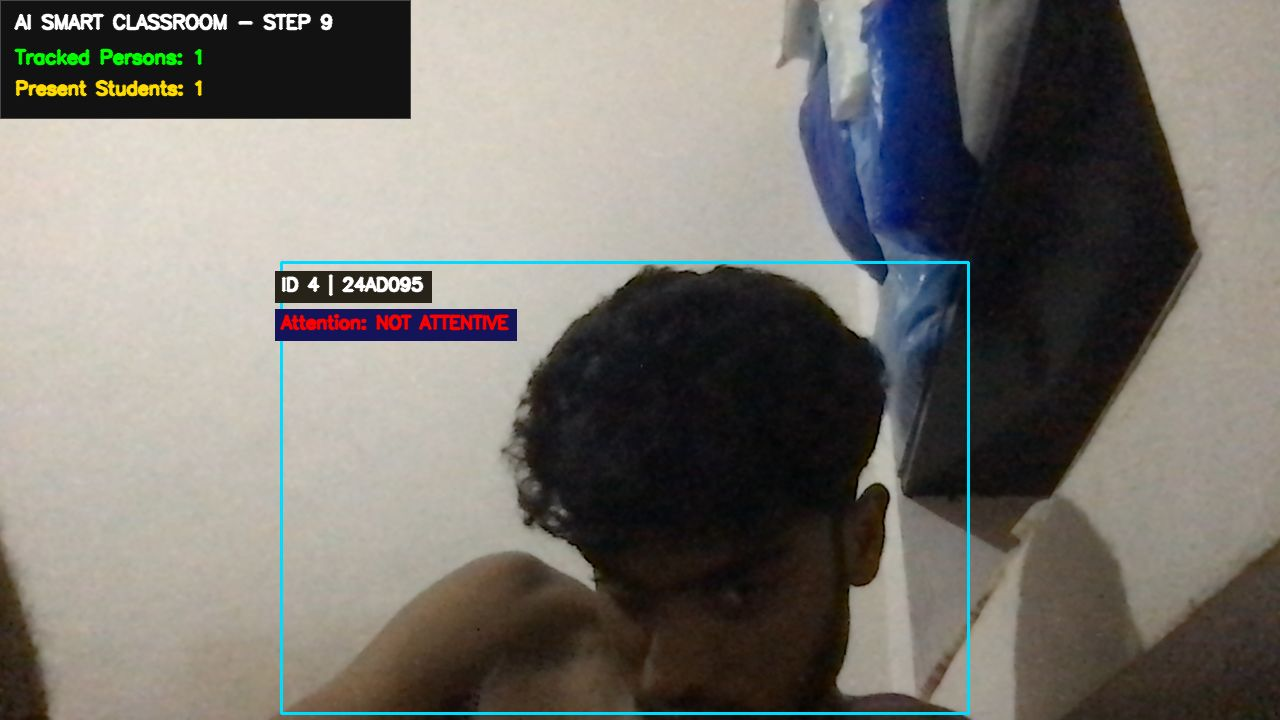
#> input picture dashboard/camera_latest.jpg, 1280 x 720 px; its folder holds only this picture in this run
$ python -i frame_inference_service.py   (imports and definitions only)
#> lines starting #> are read from the running program, lines starting #| are printed output that depends on the picture
### configs/settings.py
import os

from dotenv import load_dotenv

load_dotenv()


def get_required(name: str) -> str:
    value = os.getenv(name)

    if not value:
        raise RuntimeError(f"Required environment variable '{name}' is not set.")

    return value


def get_bool(name: str, default: bool = False) -> bool:
    value = os.getenv(name)

    if value is None:
        return default

    return value.lower() in {"1", "true", "yes", "on"}


# [7 lines left out: function get_float, not called in this run]


def get_int(name: str, default: int) -> int:
    value = os.getenv(name)

    if value is None:
        return default

    return int(value)


# [28 lines left out: functions get_bounded_int, get_bounded_float, not called in this run]


PROJECT_NAME = os.getenv(
    "PROJECT_NAME",
    "AI Smart Classroom Attention Monitoring",
)

PROJECT_VERSION = os.getenv(
    "PROJECT_VERSION",
    "1.0.0",
)

HOST = os.getenv(
    "HOST",
    "127.0.0.1",
)

PORT = get_int(
    "PORT",
    8000,
)

DEBUG = get_bool(
    "DEBUG",
    True,
)

DATABASE_URL = get_required(
    "DATABASE_URL",
)

CAMERA_SOURCE = os.getenv(
    "CAMERA_SOURCE",
    "0",
)

ATTENDANCE_THRESHOLD = get_float(
    "ATTENDANCE_THRESHOLD",
    0.70,
)

ATTENTION_THRESHOLD = get_float(
    "ATTENTION_THRESHOLD",
    0.60,
)

API_VERSION = os.getenv(
    "API_VERSION",
    "/api/v1",
)

YOLO_MODEL = os.getenv(
    "YOLO_MODEL",
    "yolov8m.pt",
)

CAMERA_INDEX = get_int(
    "CAMERA_INDEX",
    0,
)

FACE_RECOGNITION_THRESHOLD = get_float(
    "FACE_RECOGNITION_THRESHOLD",
    0.50,
)

DASHBOARD_UPDATE_INTERVAL = get_float(
    "DASHBOARD_UPDATE_INTERVAL",
    0.5,
)

DATABASE_ATTENTION_UPDATE_INTERVAL = get_float(
    "DATABASE_ATTENTION_UPDATE_INTERVAL",
    1.0,
)

ATTENTION_MINIMUM_SAMPLES = get_bounded_int(
    "ATTENTION_MINIMUM_SAMPLES",
    3,
    2,
    10,
)

ATTENTION_MINIMUM_DURATION_SECONDS = get_bounded_float(
    "ATTENTION_MINIMUM_DURATION_SECONDS",
    4.0,
    0.0,
    60.0,
)

FRAME_MAX_PAYLOAD_BYTES = get_bounded_int(
    "FRAME_MAX_PAYLOAD_BYTES",
    2 * 1024 * 1024,
    1024,
    10 * 1024 * 1024,
)

FRAME_MAX_WIDTH = get_bounded_int(
    "FRAME_MAX_WIDTH",
    1920,
    320,
    4096,
)

FRAME_MAX_HEIGHT = get_bounded_int(
    "FRAME_MAX_HEIGHT",
    1920,
    320,
    4096,
)

FRAME_MAX_PIXELS = get_bounded_int(
    "FRAME_MAX_PIXELS",
    2_073_600,
    102_400,
    16_777_216,
)

FRAME_MIN_INTERVAL_SECONDS = get_bounded_float(
    "FRAME_MIN_INTERVAL_SECONDS",
    1.5,
    0.25,
    60.0,
)

FRAME_INFERENCE_TIMEOUT_SECONDS = get_bounded_float(
    "FRAME_INFERENCE_TIMEOUT_SECONDS",
    30.0,
    1.0,
    300.0,
)

DASHBOARD_HOST = os.getenv(
    "DASHBOARD_HOST",
    "127.0.0.1",
)

DASHBOARD_PORT = get_int(
    "DASHBOARD_PORT",
    5050,
)

JWT_SECRET_KEY = get_required(
    "JWT_SECRET_KEY",
)

### ai/attention_fusion/fusion_engine.py
"""Standalone weighted fusion of classroom attention signals.

This module does not access cameras, models, persistence, dashboards, or the
live classroom pipeline. Missing signals are excluded instead of being treated
as negative or neutral observations.
"""

from __future__ import annotations

from dataclasses import dataclass, field
import math
from typing import Dict, Optional


@dataclass
class AttentionFusionResult:
    """Student-level result and the evidence used to calculate it.

    ``confidence`` describes configured signal-weight coverage, not calibrated
    model certainty. An unavailable result has no numeric attention score.
    """

    attention_state: str
    attention_score: Optional[float]
    confidence: float
    eye_state: str
    head_pose: str
    emotion: str
    phone_detected: Optional[bool]
    hand_raised: Optional[bool]
    signal_scores: Dict[str, float] = field(default_factory=dict)
    signal_weights: Dict[str, float] = field(default_factory=dict)
    reasons: list[str] = field(default_factory=list)


class AttentionFusionEngine:
    """Combine detector states into a weighted, explainable attention score."""

    VALID_EYE_STATES = {"OPEN", "CLOSED", "PARTIAL", "UNKNOWN"}
    VALID_HEAD_POSES = {"FRONT", "LEFT", "RIGHT", "UP", "DOWN", "UNKNOWN"}
    VALID_EMOTIONS = {"HAPPY", "SAD", "ANGRY", "SURPRISED", "NEUTRAL", "UNKNOWN"}

    def __init__(
        self,
        eye_weight: float = 0.30,
        head_pose_weight: float = 0.30,
        emotion_weight: float = 0.10,
        phone_weight: float = 0.20,
        hand_weight: float = 0.10,
    ):
        raw_weights = {
            "eye": eye_weight,
            "head_pose": head_pose_weight,
            "emotion": emotion_weight,
            "phone": phone_weight,
            "hand": hand_weight,
        }

        try:
            weights = {name: float(value) for name, value in raw_weights.items()}
        except (TypeError, ValueError) as error:
            raise ValueError("Fusion weights must be finite non-negative numbers.") from error

        if any(not math.isfinite(value) or value < 0.0 for value in weights.values()):
            raise ValueError("Fusion weights must be finite non-negative numbers.")

        total_weight = sum(weights.values())
        if total_weight <= 0.0:
            raise ValueError("At least one fusion weight must be positive.")

        self.weights = {name: value / total_weight for name, value in weights.items()}

    # [140 lines left out: functions _normalize_state, _normalize_boolean, _eye_score, _head_pose_score, _emotion_score, _boolean_score and 1 more, not called in this run]

### backend/services/frame_inference_service.py

import math
import threading
from collections.abc import Callable
from pathlib import Path
from typing import Any

import cv2
import numpy as np

from backend.services.face_recognition_service import face_recognition_service
from backend.utils.logger import logger
from configs.settings import (
    FRAME_MAX_HEIGHT,
    FRAME_MAX_PIXELS,
    FRAME_MAX_WIDTH,
    YOLO_MODEL,
)

try:
    from ai.head_pose.head_pose_detector import detect_head_pose
except ImportError:
    detect_head_pose = None

try:
    from ai.attention_fusion import AttentionFusionEngine
    from ai.eye_detection.eye_detector import (
        detect_eye_state_from_face,
        get_face_mesh,
    )
except ImportError:
    AttentionFusionEngine = None
    detect_eye_state_from_face = None
    get_face_mesh = None

attention_fusion_engine = (
    AttentionFusionEngine() if AttentionFusionEngine is not None else None
)


FACE_CASCADE_PATH = (
    Path(__file__).resolve().parents[2]
    / "models/haarcascade/haarcascade_frontalface_default.xml"
)


class InvalidFrameError(ValueError):
    """Raised when an uploaded frame is not a supported JPEG image."""


class FrameInferenceBusyError(RuntimeError):
    """Raised when another frame is already being processed."""


# [210 lines left out: functions decode_jpeg, _load_person_detector, _as_list, _sanitize_landmarks, _estimate_head_pose, _estimate_attention, not called in this run]

class FrameInferenceService:
    """Run person detection, tracking, face recognition and head-pose estimation."""

    def __init__(
        self,
        detector_factory: Callable[[], Any] = _load_person_detector,
        recognition_service=None,
    ):
        self._detector_factory = detector_factory
        self._recognition_service = (
            recognition_service
            if recognition_service is not None
            else face_recognition_service
        )

        self._detector: Any | None = None
        self._initialization_lock = threading.Lock()
        self._inference_lock = threading.Lock()
        self._face_cascade = None
        self._trackers: dict[str, IoUTrackManager] = {}

    # [403 lines left out: functions _get_detector, _get_face_cascade, clear_session, _detect_faces, _sanitize_recognized_faces, analyze, not called in this run]


class IoUTrackManager:
    """Greedy IoU tracker with short occlusion tolerance and monotonic IDs."""

    # [83 lines left out: functions __init__, _iou, update, not called in this run]

>>> import cv2
>>> picture = cv2.imread('../../dashboard/camera_latest.jpg', cv2.IMREAD_GRAYSCALE)
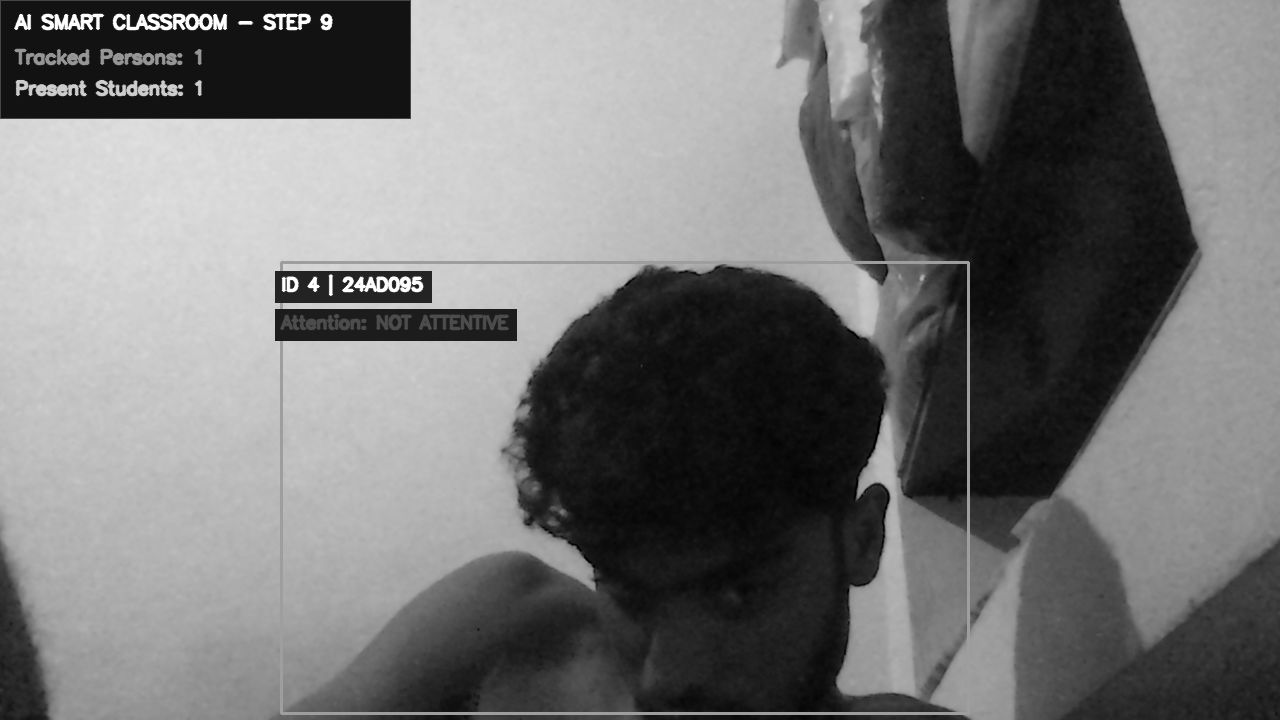
#> picture: shape (720, 1280); min 0, max 255, mean 116.1
#> (the run stopped early here; a loop or call above may not have finished)
